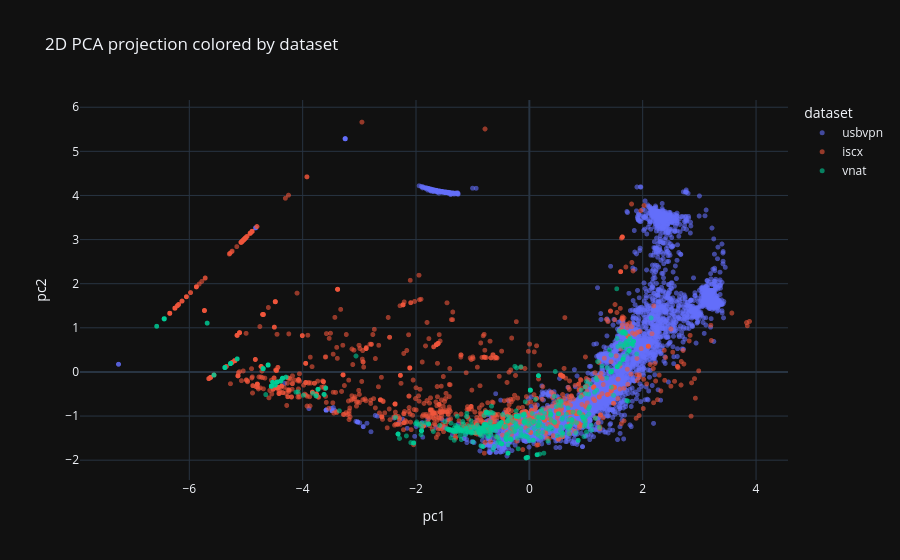
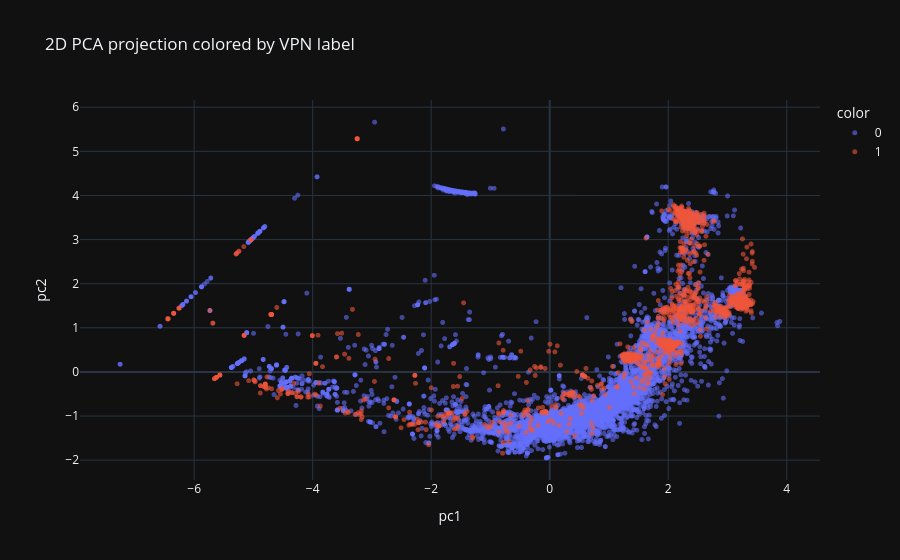
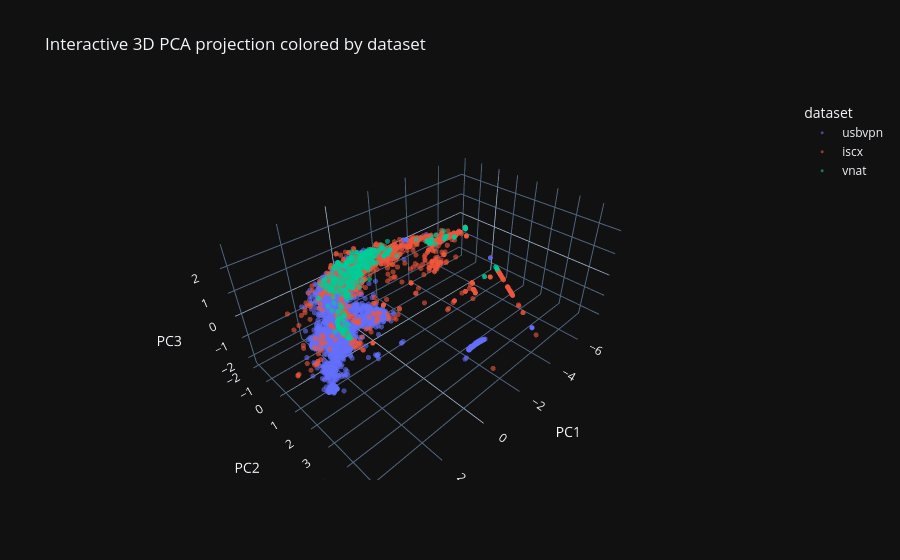
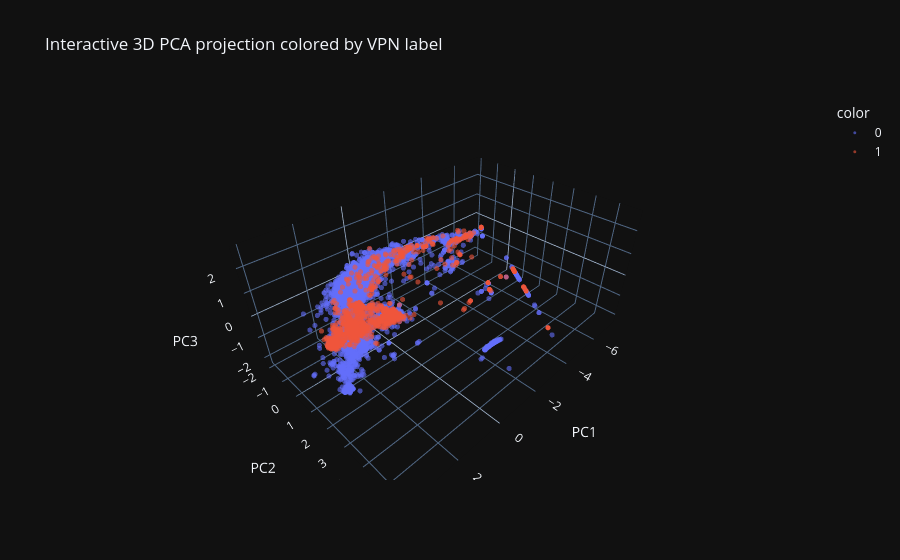

Write notebook code for charts like these, in order.
### Code cell
print("=" * 80)
print("INTERACTIVE PCA VISUALIZATION (PLOTLY 3D)")
print("=" * 80)

import numpy as np
import pandas as pd
from sklearn.decomposition import PCA
import plotly.express as px
import plotly.graph_objects as go

# -----------------------------
# 1. Prepare transformed feature matrix
# -----------------------------
X_all = pipe.transform(df_all)[ROBUST_FEATURES].copy()

pca_3d = PCA(n_components=3, random_state=SEED)
Z_3d = pca_3d.fit_transform(X_all)

viz_df = df_all[["dataset", "label", "split"]].copy().reset_index(drop=True)
viz_df["pc1"] = Z_3d[:, 0]
viz_df["pc2"] = Z_3d[:, 1]
viz_df["pc3"] = Z_3d[:, 2]

sample_df = viz_df.sample(min(10000, len(viz_df)), random_state=SEED).copy()

print("Explained variance ratio:")
print({
    "PC1": round(float(pca_3d.explained_variance_ratio_[0]), 4),
    "PC2": round(float(pca_3d.explained_variance_ratio_[1]), 4),
    "PC3": round(float(pca_3d.explained_variance_ratio_[2]), 4),
    "Total": round(float(pca_3d.explained_variance_ratio_[:3].sum()), 4),
})

# -----------------------------
# 2. Interactive 2D PCA plots
# -----------------------------
fig_2d_dataset = px.scatter(
    sample_df,
    x="pc1",
    y="pc2",
    color="dataset",
    hover_data=["label", "split"],
    title="2D PCA projection colored by dataset",
    opacity=0.6,
)
fig_2d_dataset.update_traces(marker=dict(size=5))
fig_2d_dataset.show()

fig_2d_label = px.scatter(
    sample_df,
    x="pc1",
    y="pc2",
    color=sample_df["label"].astype(str),
    hover_data=["dataset", "split"],
    title="2D PCA projection colored by VPN label",
    opacity=0.6,
)
fig_2d_label.update_traces(marker=dict(size=5))
fig_2d_label.show()

# -----------------------------
# 3. Interactive 3D PCA plot colored by dataset
# -----------------------------
fig_3d_dataset = px.scatter_3d(
    sample_df,
    x="pc1",
    y="pc2",
    z="pc3",
    color="dataset",
    hover_data=["label", "split"],
    title="Interactive 3D PCA projection colored by dataset",
    opacity=0.6,
)
fig_3d_dataset.update_traces(marker=dict(size=3))
fig_3d_dataset.update_layout(scene=dict(
    xaxis_title="PC1",
    yaxis_title="PC2",
    zaxis_title="PC3"
))
fig_3d_dataset.show()

# -----------------------------
# 4. Interactive 3D PCA plot colored by label
# -----------------------------
fig_3d_label = px.scatter_3d(
    sample_df,
    x="pc1",
    y="pc2",
    z="pc3",
    color=sample_df["label"].astype(str),
    hover_data=["dataset", "split"],
    title="Interactive 3D PCA projection colored by VPN label",
    opacity=0.6,
)
fig_3d_label.update_traces(marker=dict(size=3))
fig_3d_label.update_layout(scene=dict(
    xaxis_title="PC1",
    yaxis_title="PC2",
    zaxis_title="PC3"
))
fig_3d_label.show()

# -----------------------------
# 5. Interactive 3D PCA biplot
# -----------------------------
# Use a smaller sample for the biplot so it stays responsive
biplot_sample_df = viz_df.sample(min(3000, len(viz_df)), random_state=SEED).copy()
biplot_indices = biplot_sample_df.index.to_numpy()
scores = Z_3d[biplot_indices, :3]

# Loadings: one vector per feature
loadings = pca_3d.components_.T[:, :3]

# Scale arrows so they are visible in PCA space
score_scale = np.max(np.abs(scores))
loading_scale = np.max(np.abs(loadings))
arrow_scale = 0.35 * score_scale / loading_scale if loading_scale > 0 else 1.0
scaled_loadings = loadings * arrow_scale

fig_biplot = go.Figure()

# Scatter points
for lbl in sorted(biplot_sample_df["label"].unique()):
    sub = biplot_sample_df[biplot_sample_df["label"] == lbl]
    idx = sub.index.to_numpy()
    fig_biplot.add_trace(
        go.Scatter3d(
            x=Z_3d[idx, 0],
            y=Z_3d[idx, 1],
            z=Z_3d[idx, 2],
            mode="markers",
            name=f"Label {lbl}",
            marker=dict(size=3, opacity=0.45),
            text=[
                f"dataset={d}<br>label={l}<br>split={s}"
                for d, l, s in zip(sub["dataset"], sub["label"], sub["split"])
            ],
            hoverinfo="text",
        )
    )

# Feature loading lines + labels
for i, feat in enumerate(ROBUST_FEATURES):
    x_end, y_end, z_end = scaled_loadings[i, 0], scaled_loadings[i, 1], scaled_loadings[i, 2]

    fig_biplot.add_trace(
        go.Scatter3d(
            x=[0, x_end],
            y=[0, y_end],
            z=[0, z_end],
            mode="lines",
            line=dict(width=6),
            name=f"loading: {feat}",
            showlegend=False,
            hoverinfo="skip",
        )
    )

    fig_biplot.add_trace(
        go.Scatter3d(
            x=[x_end],
            y=[y_end],
            z=[z_end],
            mode="text",
            text=[feat],
            textposition="top center",
            showlegend=False,
            hoverinfo="text",
        )
    )

fig_biplot.update_layout(
    title="Interactive 3D PCA Biplot",
    scene=dict(
        xaxis_title="PC1",
        yaxis_title="PC2",
        zaxis_title="PC3",
    ),
    height=800,
)
fig_biplot.show()

### Figure 1 — Plotly figure (JSON) as saved in the notebook; plotly's stock layout.template omitted (floating-point values rounded to 4 significant figures; data arrays with more than 128 entries replaced by an {"elided": "..."} marker saying what was removed)
{"data": [{"customdata": {"elided": "7181x2 mixed values"}, "hovertemplate": "dataset=usbvpn<br>pc1=%{x}<br>pc2=%{y}<br>label=%{customdata[0]}<br>split=%{customdata[1]}<extra></extra>", "legendgroup": "usbvpn", "marker": {"color": "#636efa", "opacity": 0.6, "symbol": "circle", "size": 5}, "mode": "markers", "name": "usbvpn", "showlegend": true, "x": {"elided": "7181 float values"}, "xaxis": "x", "y": {"elided": "7181 float values"}, "yaxis": "y", "type": "scattergl"}, {"customdata": {"elided": "1659x2 mixed values"}, "hovertemplate": "dataset=iscx<br>pc1=%{x}<br>pc2=%{y}<br>label=%{customdata[0]}<br>split=%{customdata[1]}<extra></extra>", "legendgroup": "iscx", "marker": {"color": "#EF553B", "opacity": 0.6, "symbol": "circle", "size": 5}, "mode": "markers", "name": "iscx", "showlegend": true, "x": {"elided": "1659 float values"}, "xaxis": "x", "y": {"elided": "1659 float values"}, "yaxis": "y", "type": "scattergl"}, {"customdata": {"elided": "1160x2 mixed values"}, "hovertemplate": "dataset=vnat<br>pc1=%{x}<br>pc2=%{y}<br>label=%{customdata[0]}<br>split=%{customdata[1]}<extra></extra>", "legendgroup": "vnat", "marker": {"color": "#00cc96", "opacity": 0.6, "symbol": "circle", "size": 5}, "mode": "markers", "name": "vnat", "showlegend": true, "x": {"elided": "1160 float values"}, "xaxis": "x", "y": {"elided": "1160 float values"}, "yaxis": "y", "type": "scattergl"}], "layout": {"xaxis": {"anchor": "y", "domain": [0.0, 1.0], "title": {"text": "pc1"}}, "yaxis": {"anchor": "x", "domain": [0.0, 1.0], "title": {"text": "pc2"}}, "legend": {"title": {"text": "dataset"}, "tracegroupgap": 0}, "title": {"text": "2D PCA projection colored by dataset"}}}

### Figure 2 — Plotly figure (JSON) as saved in the notebook; plotly's stock layout.template omitted (floating-point values rounded to 4 significant figures; data arrays with more than 128 entries replaced by an {"elided": "..."} marker saying what was removed)
{"data": [{"customdata": {"elided": "8528x2 str values"}, "hovertemplate": "color=0<br>pc1=%{x}<br>pc2=%{y}<br>dataset=%{customdata[0]}<br>split=%{customdata[1]}<extra></extra>", "legendgroup": "0", "marker": {"color": "#636efa", "opacity": 0.6, "symbol": "circle", "size": 5}, "mode": "markers", "name": "0", "showlegend": true, "x": {"elided": "8528 float values"}, "xaxis": "x", "y": {"elided": "8528 float values"}, "yaxis": "y", "type": "scattergl"}, {"customdata": {"elided": "1472x2 str values"}, "hovertemplate": "color=1<br>pc1=%{x}<br>pc2=%{y}<br>dataset=%{customdata[0]}<br>split=%{customdata[1]}<extra></extra>", "legendgroup": "1", "marker": {"color": "#EF553B", "opacity": 0.6, "symbol": "circle", "size": 5}, "mode": "markers", "name": "1", "showlegend": true, "x": {"elided": "1472 float values"}, "xaxis": "x", "y": {"elided": "1472 float values"}, "yaxis": "y", "type": "scattergl"}], "layout": {"xaxis": {"anchor": "y", "domain": [0.0, 1.0], "title": {"text": "pc1"}}, "yaxis": {"anchor": "x", "domain": [0.0, 1.0], "title": {"text": "pc2"}}, "legend": {"title": {"text": "color"}, "tracegroupgap": 0}, "title": {"text": "2D PCA projection colored by VPN label"}}}

### Figure 3 — Plotly figure (JSON) as saved in the notebook; plotly's stock layout.template omitted (floating-point values rounded to 4 significant figures; data arrays with more than 128 entries replaced by an {"elided": "..."} marker saying what was removed)
{"data": [{"customdata": {"elided": "7181x2 mixed values"}, "hovertemplate": "dataset=usbvpn<br>pc1=%{x}<br>pc2=%{y}<br>pc3=%{z}<br>label=%{customdata[0]}<br>split=%{customdata[1]}<extra></extra>", "legendgroup": "usbvpn", "marker": {"color": "#636efa", "opacity": 0.6, "symbol": "circle", "size": 3}, "mode": "markers", "name": "usbvpn", "scene": "scene", "showlegend": true, "x": {"elided": "7181 float values"}, "y": {"elided": "7181 float values"}, "z": {"elided": "7181 float values"}, "type": "scatter3d"}, {"customdata": {"elided": "1659x2 mixed values"}, "hovertemplate": "dataset=iscx<br>pc1=%{x}<br>pc2=%{y}<br>pc3=%{z}<br>label=%{customdata[0]}<br>split=%{customdata[1]}<extra></extra>", "legendgroup": "iscx", "marker": {"color": "#EF553B", "opacity": 0.6, "symbol": "circle", "size": 3}, "mode": "markers", "name": "iscx", "scene": "scene", "showlegend": true, "x": {"elided": "1659 float values"}, "y": {"elided": "1659 float values"}, "z": {"elided": "1659 float values"}, "type": "scatter3d"}, {"customdata": {"elided": "1160x2 mixed values"}, "hovertemplate": "dataset=vnat<br>pc1=%{x}<br>pc2=%{y}<br>pc3=%{z}<br>label=%{customdata[0]}<br>split=%{customdata[1]}<extra></extra>", "legendgroup": "vnat", "marker": {"color": "#00cc96", "opacity": 0.6, "symbol": "circle", "size": 3}, "mode": "markers", "name": "vnat", "scene": "scene", "showlegend": true, "x": {"elided": "1160 float values"}, "y": {"elided": "1160 float values"}, "z": {"elided": "1160 float values"}, "type": "scatter3d"}], "layout": {"scene": {"domain": {"x": [0.0, 1.0], "y": [0.0, 1.0]}, "xaxis": {"title": {"text": "PC1"}}, "yaxis": {"title": {"text": "PC2"}}, "zaxis": {"title": {"text": "PC3"}}}, "legend": {"title": {"text": "dataset"}, "tracegroupgap": 0}, "title": {"text": "Interactive 3D PCA projection colored by dataset"}}}

### Figure 4 — Plotly figure (JSON) as saved in the notebook; plotly's stock layout.template omitted (floating-point values rounded to 4 significant figures; data arrays with more than 128 entries replaced by an {"elided": "..."} marker saying what was removed)
{"data": [{"customdata": {"elided": "8528x2 str values"}, "hovertemplate": "color=0<br>pc1=%{x}<br>pc2=%{y}<br>pc3=%{z}<br>dataset=%{customdata[0]}<br>split=%{customdata[1]}<extra></extra>", "legendgroup": "0", "marker": {"color": "#636efa", "opacity": 0.6, "symbol": "circle", "size": 3}, "mode": "markers", "name": "0", "scene": "scene", "showlegend": true, "x": {"elided": "8528 float values"}, "y": {"elided": "8528 float values"}, "z": {"elided": "8528 float values"}, "type": "scatter3d"}, {"customdata": {"elided": "1472x2 str values"}, "hovertemplate": "color=1<br>pc1=%{x}<br>pc2=%{y}<br>pc3=%{z}<br>dataset=%{customdata[0]}<br>split=%{customdata[1]}<extra></extra>", "legendgroup": "1", "marker": {"color": "#EF553B", "opacity": 0.6, "symbol": "circle", "size": 3}, "mode": "markers", "name": "1", "scene": "scene", "showlegend": true, "x": {"elided": "1472 float values"}, "y": {"elided": "1472 float values"}, "z": {"elided": "1472 float values"}, "type": "scatter3d"}], "layout": {"scene": {"domain": {"x": [0.0, 1.0], "y": [0.0, 1.0]}, "xaxis": {"title": {"text": "PC1"}}, "yaxis": {"title": {"text": "PC2"}}, "zaxis": {"title": {"text": "PC3"}}}, "legend": {"title": {"text": "color"}, "tracegroupgap": 0}, "title": {"text": "Interactive 3D PCA projection colored by VPN label"}}}
